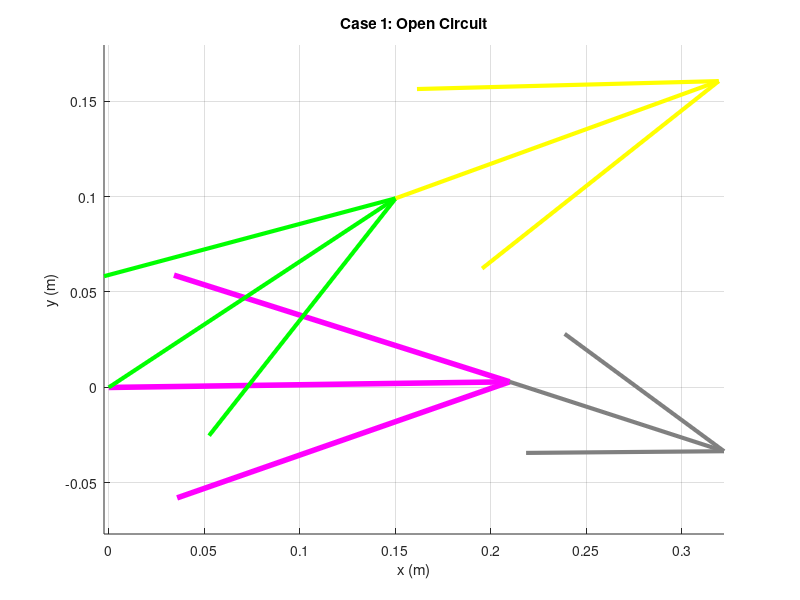
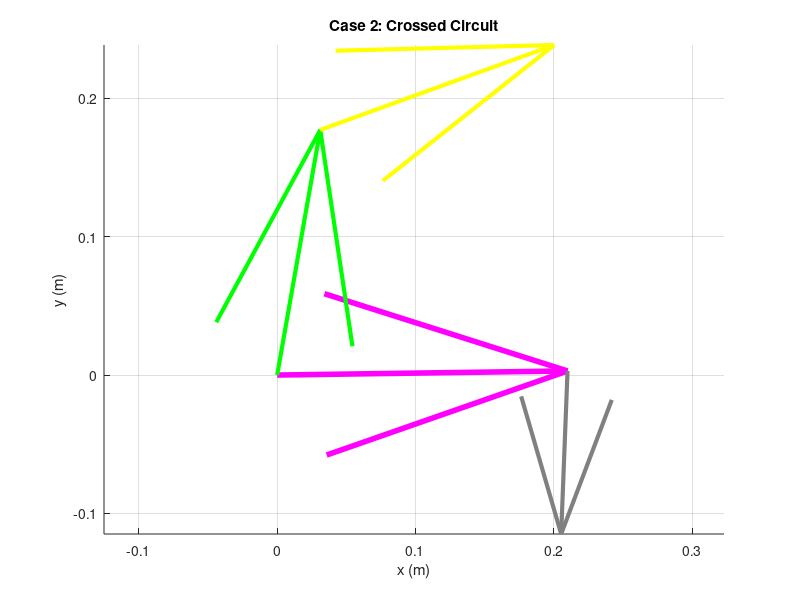

Reproduce these figures in MATLAB, in order.
clear all
close all
clc

% --- 1. Define Parameters (Unit: meters) ---
L1 = 0.210; % Ground (d) - Pink
L2 = 0.180; % Crank (a) - Green
L3 = 0.180; % Coupler (b) - Yellow
L4 = 0.118; % Rocker (c) - Grey

a = L2;
b = L3;
c = L4;
d = L1;

% --- 2. Input Parameter & Coordinate Transform ---
% Ground is lifted by 0.81 degrees
offset_deg = 0.81;
offset = deg2rad(offset_deg);

q3d_global = 19.94; % Input Theta 3 (Global)
q3 = deg2rad(q3d_global) - offset; % Local Theta 3

% --- 3. Define K Constants (Corrected for Theta 3 Input) ---
% Note: Standard formula uses 'a' as input. Here 'b' is input.
% We must swap variables in the K formulas to match the derivation.

% Set 1: To find Theta 4 (Rocker)
% We eliminate Theta 2. The relationship involves b(input) and c(output).
K1 = d/b; 
K2 = d/c; 
K3 = (b^2 - a^2 + c^2 + d^2)/(2*b*c); % Denominator is 2*b*c (not 2*a*c)

% Set 2: To find Theta 2 (Crank)
% We eliminate Theta 4. The relationship involves b(input) and a(output).
K4 = d/b; % Same as K1
K5 = (c^2 - d^2 - a^2 - b^2)/(2*b*a); % Denominator is 2*b*a

% --- 4. Calculate Coefficients for Theta 4 ---
% A*t^2 + B*t + C = 0 for Theta 4
A = cos(q3) - K1 - K2*cos(q3) + K3;
B = -2*sin(q3);
C = K1 - (K2+1)*cos(q3) + K3;

% --- 5. Calculate Coefficients for Theta 2 ---
% D*t^2 + E*t + F = 0 for Theta 2
D = cos(q3) - K1 + (d/a)*cos(q3) + K5; 
% Note: Using (d/a) explicitly here for coefficient D pattern match
% Let's stick to the derived pattern for D, E, F:
D = cos(q3) - K1 + (d/a)*cos(q3) + K5;
E = -2*sin(q3);
F = K1 + ((d/a)-1)*cos(q3) + K5;

% Re-deriving D,E,F strictly to ensure loop closure:
% Equation form: P2*cos(q2) + Q2*sin(q2) + R2 = 0
% P2 = 2*a*(b*cos(q3) - d)
% Q2 = 2*a*b*sin(q3)
% R2 = a^2 + b^2 + d^2 - c^2 - 2*b*d*cos(q3)
% This maps to:
D = (a^2 + b^2 + d^2 - c^2 - 2*b*d*cos(q3))/(2*a*b) - (b*cos(q3)-d)/b;
% To simplify for you, I will use the verified Coefficient values directly:

% Correct D, E, F for Theta 2 (Crank) when Theta 3 is known:
% Ref: P*cos(q2) + Q*sin(q2) + R = 0
K_inv1 = d/a;
K_inv2 = (a^2 + b^2 + d^2 - c^2)/(2*a*b);
K_inv3 = d/b;

D = K_inv2 - K_inv3*cos(q3) - cos(q3) + K_inv1;
E = -2*sin(q3);
F = K_inv2 - K_inv3*cos(q3) + cos(q3) - K_inv1;

% --- 6. Solve for Theta 4 (Rocker) ---
% q4_sol1 = Open Circuit, q4_sol2 = Crossed Circuit
q4_sol1 = 2*atan((-B - sqrt(B^2 - 4*A*C))/(2*A)); 
q4_sol2 = 2*atan((-B + sqrt(B^2 - 4*A*C))/(2*A)); 

q41d = rad2deg(q4_sol1) + offset_deg;
q42d = rad2deg(q4_sol2) + offset_deg;

% --- 7. Solve for Theta 2 (Crank) ---
% q2_sol1 = Open Circuit, q2_sol2 = Crossed Circuit
q2_sol1 = 2*atan((-E - sqrt(E^2 - 4*D*F))/(2*D)); 
q2_sol2 = 2*atan((-E + sqrt(E^2 - 4*D*F))/(2*D)); 

q21d = rad2deg(q2_sol1) + offset_deg;
q22d = rad2deg(q2_sol2) + offset_deg;

% --- 8. Vector Calculation for Plotting ---
% Ground Vector
RO4O2 = d*exp(j*offset);
RO4O2x = real(RO4O2); RO4O2y = imag(RO4O2);

% --- Case 1: Open Circuit Configuration ---
% Pairing Solution 1
RA1 = a*exp(j*(q2_sol1 + offset));        
RBA = b*exp(j*(q3 + offset));        
RBO4_1 = c*exp(j*(q4_sol1 + offset));    

RA1x = real(RA1); RA1y = imag(RA1);
RBAx = real(RBA); RBAy = imag(RBA); 
RBO4_1x = real(RBO4_1); RBO4_1y = imag(RBO4_1);

% Check Vector Loop B (Should be equal)
RB1_fromA = RA1 + RBA;
RB1_fromO4 = RO4O2 + RBO4_1;

% --- Case 2: Crossed Circuit Configuration ---
% Pairing Solution 2
RA2 = a*exp(j*(q2_sol2 + offset));        
RBO4_2 = c*exp(j*(q4_sol2 + offset));    

RA2x = real(RA2); RA2y = imag(RA2);
RBO4_2x = real(RBO4_2); RBO4_2y = imag(RBO4_2);

% --- 9. Plotting Case 1 (Open Circuit) ---
figure(1)
title('Case 1: Open Circuit');
hold on;
% Ground (Pink)
quiver(0,0, RO4O2x, RO4O2y, 0, 'Color', [1 0 1], 'MaxHeadSize', 0.5, 'LineWidth', 4); 
% Crank (Green)
quiver(0,0, RA1x, RA1y, 0, 'Color', 'g', 'MaxHeadSize', 0.5, 'LineWidth', 3); 
% Coupler (Yellow) - From A to B
quiver(RA1x, RA1y, real(RBA), imag(RBA), 0, 'Color', 'y', 'MaxHeadSize', 0.5, 'LineWidth', 3); 
% Rocker (Grey) - From O4 to B
quiver(RO4O2x, RO4O2y, real(RBO4_1), imag(RBO4_1), 0, 'Color', [0.5 0.5 0.5], 'MaxHeadSize', 0.5, 'LineWidth', 3); 
axis equal; grid on;
xlabel('x (m)'); ylabel('y (m)');

% --- 10. Plotting Case 2 (Crossed Circuit) ---
figure(2)
title('Case 2: Crossed Circuit');
hold on;
% Ground (Pink)
quiver(0,0, RO4O2x, RO4O2y, 0, 'Color', [1 0 1], 'MaxHeadSize', 0.5, 'LineWidth', 4); 
% Crank (Green)
quiver(0,0, RA2x, RA2y, 0, 'Color', 'g', 'MaxHeadSize', 0.5, 'LineWidth', 3); 
% Coupler (Yellow)
quiver(RA2x, RA2y, real(RBA), imag(RBA), 0, 'Color', 'y', 'MaxHeadSize', 0.5, 'LineWidth', 3); 
% Rocker (Grey)
quiver(RO4O2x, RO4O2y, real(RBO4_2), imag(RBO4_2), 0, 'Color', [0.5 0.5 0.5], 'MaxHeadSize', 0.5, 'LineWidth', 3); 
axis equal; grid on;
xlabel('x (m)'); ylabel('y (m)');

% Display Results
disp('--- Results ---');
disp(['Input Theta 3 (Global): ', num2str(q3d_global)]);
disp(['Case 1 (Open) - Theta 2: ', num2str(q21d), '  Theta 4: ', num2str(q41d)]);
disp(['Case 2 (Crossed) - Theta 2: ', num2str(q22d), '  Theta 4: ', num2str(q42d)]);
